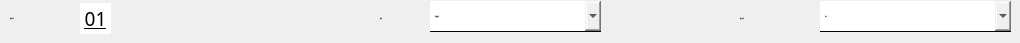
    <widget class="QWidget" name="page_unit">
     <widget class="QLabel" name="label_9">
      <property name="geometry">
       <rect>
        <x>10</x>
        <y>3</y>
        <width>71</width>
        <height>31</height>
       </rect>
      </property>
      <property name="font">
       <font>
        <family>黑体</family>
        <pointsize>-1</pointsize>
       </font>
      </property>
      <property name="text">
       <string>部件序号:</string>
      </property>
     </widget>
     <widget class="QComboBox" name="comboBox_sound_type">
      <property name="geometry">
       <rect>
        <x>430</x>
        <y>1</y>
        <width>171</width>
        <height>31</height>
       </rect>
      </property>
      <property name="font">
       <font>
        <family>黑体</family>
        <pointsize>-1</pointsize>
       </font>
      </property>
      <property name="styleSheet">
       <string notr="true">border:none;
border-bottom:1px solid black;</string>
      </property>
      <item>
       <property name="text">
        <string>声源噪音</string>
       </property>
      </item>
      <item>
       <property name="text">
        <string>气流噪音</string>
       </property>
      </item>
      <item>
       <property name="text">
        <string>噪音衰减+气流噪音</string>
       </property>
      </item>
      <item>
       <property name="text">
        <string>噪音衰减</string>
       </property>
      </item>
      <item>
       <property name="text">
        <string>声压级计算</string>
       </property>
      </item>
     </widget>
     <widget class="QLabel" name="label_10">
      <property name="geometry">
       <rect>
        <x>380</x>
        <y>3</y>
        <width>41</width>
        <height>31</height>
       </rect>
      </property>
      <property name="font">
       <font>
        <family>黑体</family>
        <pointsize>-1</pointsize>
       </font>
      </property>
      <property name="text">
       <string>类型:</string>
      </property>
     </widget>
     <widget class="QLabel" name="label_11">
      <property name="geometry">
       <rect>
        <x>740</x>
        <y>3</y>
        <width>71</width>
        <height>31</height>
       </rect>
      </property>
      <property name="font">
       <font>
        <family>黑体</family>
        <pointsize>-1</pointsize>
       </font>
      </property>
      <property name="text">
       <string>部件名称:</string>
      </property>
     </widget>
     <widget class="QComboBox" name="comboBox_unit_name">
      <property name="geometry">
       <rect>
        <x>820</x>
        <y>1</y>
        <width>191</width>
        <height>31</height>
       </rect>
      </property>
      <property name="font">
       <font>
        <family>黑体</family>
        <pointsize>-1</pointsize>
       </font>
      </property>
      <property name="styleSheet">
       <string notr="true">border:none;
border-bottom:1px solid black;</string>
      </property>
      <item>
       <property name="text">
        <string>风机</string>
       </property>
      </item>
      <item>
       <property name="text">
        <string>风机盘管</string>
       </property>
      </item>
      <item>
       <property name="text">
        <string>空调器</string>
       </property>
      </item>
     </widget>
     <widget class="QPushButton" name="pushButton_number">
      <property name="geometry">
       <rect>
        <x>80</x>
        <y>3</y>
        <width>31</width>
        <height>31</height>
       </rect>
      </property>
      <property name="font">
       <font>
        <family>黑体</family>
        <pointsize>14</pointsize>
        <underline>true</underline>
       </font>
      </property>
      <property name="cursor">
       <cursorShape>PointingHandCursor</cursorShape>
      </property>
      <property name="styleSheet">
       <string notr="true">background-color: rgb(255, 255, 255);
border:none;</string>
      </property>
      <property name="text">
       <string>01</string>
      </property>
     </widget>
    </widget>
